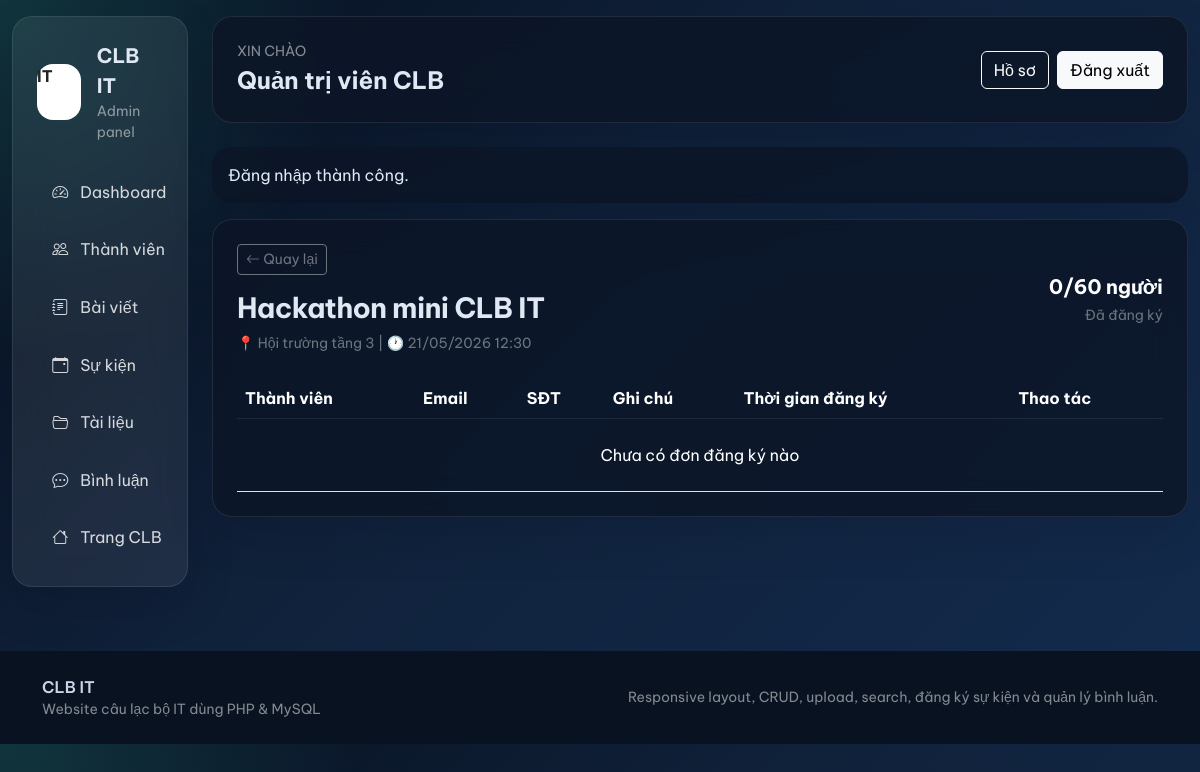
The page /admin/event-registrations.php?event_id=2 (signed in) on the database its author committed.
### tables this page shows
CREATE TABLE users (
    id INT AUTO_INCREMENT PRIMARY KEY,
    fullname VARCHAR(100) NOT NULL,
    email VARCHAR(120) NOT NULL UNIQUE,
    password VARCHAR(255) NOT NULL,
    avatar VARCHAR(255) NULL,
    bio TEXT NULL,
    skills VARCHAR(255) NULL,
    role ENUM('admin', 'member') NOT NULL DEFAULT 'member',
    status ENUM('active', 'locked') NOT NULL DEFAULT 'active',
    created_at TIMESTAMP DEFAULT CURRENT_TIMESTAMP,
    updated_at TIMESTAMP DEFAULT CURRENT_TIMESTAMP ON UPDATE CURRENT_TIMESTAMP,
    INDEX idx_users_role_status (role, status)
);

CREATE TABLE events (
    id INT AUTO_INCREMENT PRIMARY KEY,
    event_name VARCHAR(255) NOT NULL,
    slug VARCHAR(255) NOT NULL UNIQUE,
    description TEXT NOT NULL,
    location VARCHAR(255) NOT NULL,
    start_date DATETIME NOT NULL,
    end_date DATETIME NULL,
    max_member INT NOT NULL DEFAULT 0,
    status ENUM('draft', 'published', 'archived') NOT NULL DEFAULT 'published',
    created_by INT NOT NULL,
    created_at TIMESTAMP DEFAULT CURRENT_TIMESTAMP,
    updated_at TIMESTAMP DEFAULT CURRENT_TIMESTAMP ON UPDATE CURRENT_TIMESTAMP,
    CONSTRAINT fk_events_user FOREIGN KEY (created_by) REFERENCES users(id) ON DELETE CASCADE,
    INDEX idx_events_status_date (status, start_date)
);

### includes/functions.php (called while the page is built, shortened)
<?php
function e(?string $value): string
{
    return htmlspecialchars((string) $value, ENT_QUOTES, 'UTF-8');
}
function current_user_row(): ?array
{
    $stmt = db()->prepare('SELECT * FROM users WHERE id = :id LIMIT 1');
    $stmt->execute(['id' => (int) $_SESSION['user']['id']]);
    $user = $stmt->fetch();
    return $user;
}
function is_logged_in(): bool
{
    return current_user_row() !== null;
}
function current_user_name(): string
{
    $user = current_user_row();
    return $user ? (string) $user['fullname'] : 'Khách';
}
function flash_get(): ?array
{
    $flash = $_SESSION['flash'];
    return is_array($flash) ? $flash : null;
}
function format_datetime(?string $value): string
{
    return date('d/m/Y H:i', strtotime($value));
}

### config/database.php (called while the page is built, shortened)
<?php
function db(): PDO
{
    static $pdo = null;
    if ($pdo instanceof PDO) {
        return $pdo;
    }
    $dsn = 'mysql:host=' . DB_HOST . ';dbname=' . DB_NAME . ';charset=utf8mb4';
    $pdo = new PDO($dsn, DB_USER, DB_PASS, [
        PDO::ATTR_ERRMODE => PDO::ERRMODE_EXCEPTION,
        PDO::ATTR_DEFAULT_FETCH_MODE => PDO::FETCH_ASSOC,
        PDO::ATTR_EMULATE_PREPARES => false,
    ]);
    return $pdo;
}

### admin/event-registrations.php (the view, shortened to what this page needs)
<?php
require_once __DIR__ . '/../config/database.php';
require_once __DIR__ . '/../includes/functions.php';
$pageLayout = 'admin';
$eventId = (int) ($_GET['event_id'] ?? 0);
$eventStmt = db()->prepare('SELECT * FROM events WHERE id = :id LIMIT 1');
$eventStmt->execute(['id' => $eventId]);
$event = $eventStmt->fetch();
$stmt = db()->prepare("SELECT er.*, u.fullname, u.email, u.avatar
    FROM event_registrations er
    INNER JOIN users u ON u.id = er.user_id
    WHERE er.event_id = :event_id
    ORDER BY er.registered_at DESC");
$stmt->execute(['event_id' => $eventId]);
$registrations = $stmt->fetchAll();
require_once __DIR__ . '/../includes/header.php';
?>
<div class="clubit-card p-4">
    <div class="d-flex justify-content-between align-items-center flex-wrap gap-2 mb-4">
        <div>
            <a href="/admin/events.php" class="btn btn-outline-secondary btn-sm mb-3"><i class="bi bi-arrow-left"></i> Quay lại</a>
            <h3 class="section-title mb-2"><?php echo e($event['event_name']); ?></h3>
            <p class="text-secondary small mb-0">📍 <?php echo e($event['location']); ?> | 🕐 <?php echo e(format_datetime($event['start_date'])); ?></p>
        </div>
        <div class="text-end">
            <div class="fs-5 fw-bold text-white"><?php echo count($registrations); ?>/<?php echo $event['max_member']; ?> người</div>
            <small class="text-secondary">Đã đăng ký</small>
        </div>
    </div>
    <div class="table-responsive">
        <table class="table table-clubit align-middle mb-0">
            <thead>
                <tr>
                    <th class="text-white">Thành viên</th>
                    <th class="text-white">Email</th>
                    <th class="text-white">SĐT</th>
                    <th class="text-white">Ghi chú</th>
                    <th class="text-white">Thời gian đăng ký</th>
                    <th class="text-white">Thao tác</th>
                </tr>
            </thead>
            <tbody>
                <?php if (empty($registrations)): ?>
                    <tr>
                        <td colspan="6" class="text-center text-secondary py-4">
                            Chưa có đơn đăng ký nào
                        </td>
                    </tr>
                <?php endif; ?>
            </tbody>
        </table>
    </div>
</div>
<?php require_once __DIR__ . '/../includes/footer.php'; ?>

### includes/header.php (shortened to what this page needs)
<?php
require_once __DIR__ . '/../config/database.php';
require_once __DIR__ . '/functions.php';
$pageLayout = $pageLayout ?? 'public';
$flash = flash_get();
$bodyClass = is_logged_in() ? 'clubit-logged-in' : 'clubit-public';
?>
<!DOCTYPE html>
<html lang="vi">
<head>
    <link href="https://cdn.jsdelivr.net/npm/bootstrap@5.3.3/dist/css/bootstrap.min.css" rel="stylesheet">
    <link rel="stylesheet" href="https://cdn.jsdelivr.net/npm/bootstrap-icons@1.11.3/font/bootstrap-icons.min.css">
    <link rel="stylesheet" href="<?php echo e(BASE_URL); ?>/assets/css/app.css">
</head>
<body class="<?php echo e($bodyClass); ?>">
<?php if ($pageLayout === 'admin'): ?>
<div class="container-fluid py-3">
    <div class="row g-4">
        <div class="col-lg-3 col-xl-2">
            <div class="sidebar-shell">
                <div class="sidebar-glass p-3 p-lg-4">
                    <div class="d-flex align-items-center gap-3 mb-4">
                        <div class="rounded-4 bg-white text-dark fw-bold d-grid place-items-center" style="width:56px;height:56px;">IT</div>
                        <div>
                            <div class="fw-bold fs-5"><?php echo e(APP_NAME); ?></div>
                            <div class="small text-white-50">Admin panel</div>
                        </div>
                    </div>
                    <div class="d-grid gap-2">
                        <a href="<?php echo e(BASE_URL); ?>/admin/index.php" class="sidebar-link"><i class="bi bi-speedometer2"></i> Dashboard</a>
                        <a href="<?php echo e(BASE_URL); ?>/admin/users.php" class="sidebar-link"><i class="bi bi-people"></i> Thành viên</a>
                        <a href="<?php echo e(BASE_URL); ?>/admin/posts.php" class="sidebar-link"><i class="bi bi-journal-text"></i> Bài viết</a>
                        <a href="<?php echo e(BASE_URL); ?>/admin/events.php" class="sidebar-link"><i class="bi bi-calendar-event"></i> Sự kiện</a>
                        <a href="<?php echo e(BASE_URL); ?>/admin/documents.php" class="sidebar-link"><i class="bi bi-folder2-open"></i> Tài liệu</a>
                        <a href="<?php echo e(BASE_URL); ?>/admin/comments.php" class="sidebar-link"><i class="bi bi-chat-dots"></i> Bình luận</a>
                        <a href="<?php echo e(BASE_URL); ?>/index.php" class="sidebar-link"><i class="bi bi-house"></i> Trang CLB</a>
                    </div>
                </div>
            </div>
        </div>
        <div class="col-lg-9 col-xl-10">
            <div class="clubit-panel p-3 p-lg-4 mb-4 d-flex flex-column flex-lg-row gap-3 justify-content-between align-items-lg-center">
                <div>
                    <div class="text-uppercase text-white-50 small">Xin chào</div>
                    <div class="fs-4 fw-bold"><?php echo e(current_user_name()); ?></div>
                </div>
                <div class="d-flex gap-2 flex-wrap">
                    <a href="<?php echo e(BASE_URL); ?>/profile.php" class="btn btn-outline-light">Hồ sơ</a>
                    <a href="<?php echo e(BASE_URL); ?>/logout.php" class="btn btn-light">Đăng xuất</a>
                </div>
            </div>
            <?php if ($flash): ?>
                <div class="alert alert-<?php echo e($flash['type'] === 'error' ? 'danger' : 'success'); ?> clubit-card border-0">
                    <?php echo e((string) $flash['message']); ?>
                </div>
            <?php endif; ?>
<?php endif; ?>

### assets/css/app.css (style rules this page uses)
:root { --clubit-bg: #08111f; --clubit-surface: rgba(12, 21, 39, 0.84); --clubit-card: rgba(255, 255, 255, 0.94); --clubit-accent: #36c2b4; --clubit-accent-2: #1d4ed8; --clubit-text: #dfe8f3; --clubit-muted: #93a4ba; --clubit-border: rgba(255, 255, 255, 0.09); }
* { box-sizing: border-box; }
body { font-family: 'Be Vietnam Pro', sans-serif; background: radial-gradient(circle at top left, rgba(54, 194, 180, 0.18), transparent 28%), radial-gradient(circle at top right, rgba(29, 78, 216, 0.18), transparent 30%), linear-gradient(180deg, #f6fbff 0%, #eef4fb 36%, #e8eef8 100%); color: #0f172a; }
body.clubit-logged-in { background: radial-gradient(circle at top left, rgba(54, 194, 180, 0.2), transparent 25%), linear-gradient(135deg, #07111f 0%, #10213a 42%, #132b4d 100%); color: var(--clubit-text); }
.navbar-glass, .clubit-card, .clubit-panel, .sidebar-glass { backdrop-filter: blur(18px); border: 1px solid var(--clubit-border); box-shadow: 0 18px 50px rgba(2, 8, 23, 0.12); }
.clubit-card, .clubit-panel { background: var(--clubit-card); border-radius: 1.25rem; }
body.clubit-logged-in .clubit-card, body.clubit-logged-in .clubit-panel { background: rgba(12, 21, 39, 0.82); color: var(--clubit-text); }
.section-title { font-weight: 700; letter-spacing: -0.02em; }
.sidebar-shell { position: sticky; top: 1rem; }
.sidebar-glass { background: rgba(255, 255, 255, 0.07); border-radius: 1.25rem; color: var(--clubit-text); }
.sidebar-link { display: flex; align-items: center; gap: 0.75rem; padding: 0.8rem 0.95rem; border-radius: 0.95rem; color: rgba(255, 255, 255, 0.82); text-decoration: none; transition: all 0.18s ease; }
.table-clubit { --bs-table-bg: transparent; color: inherit; }
.table-clubit thead th { color: white !important; border-bottom-color: rgba(255, 255, 255, 0.08); }
.table-clubit tbody td { color: white !important; }
body.clubit-logged-in .table-clubit tbody tr td { color: white !important; }
body.clubit-logged-in .table-clubit thead th { color: white !important; }

### rows shown on the page
users: fullname "Quản trị viên CLB"
events: event_name "Hackathon mini CLB IT", location "Hội trường tầng 3", start_date "21/05/2026 12:30", max_member "60"

### other values the page prints
APP_NAME "CLB IT"
$flash['message'] "Đăng nhập thành công."
count($registrations) "0"
